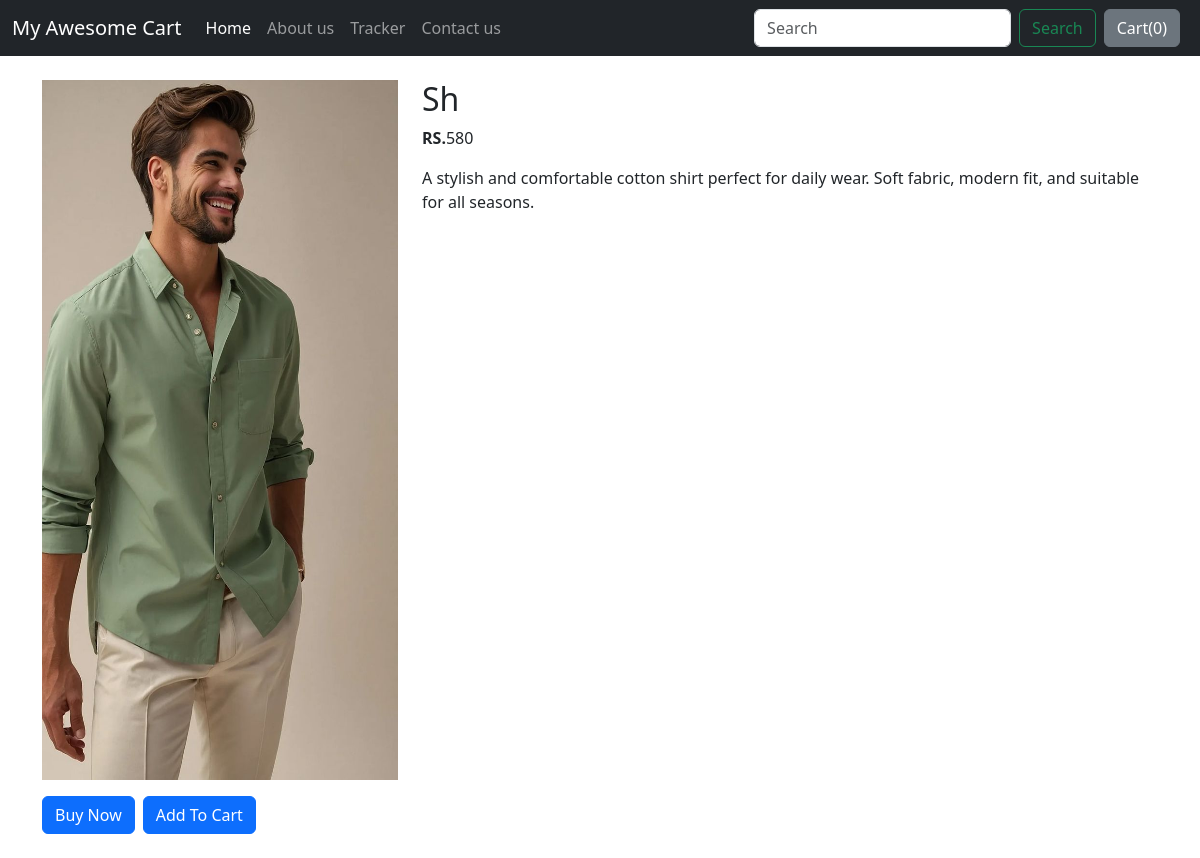
Page /shop/products/4 on the earlier database version.
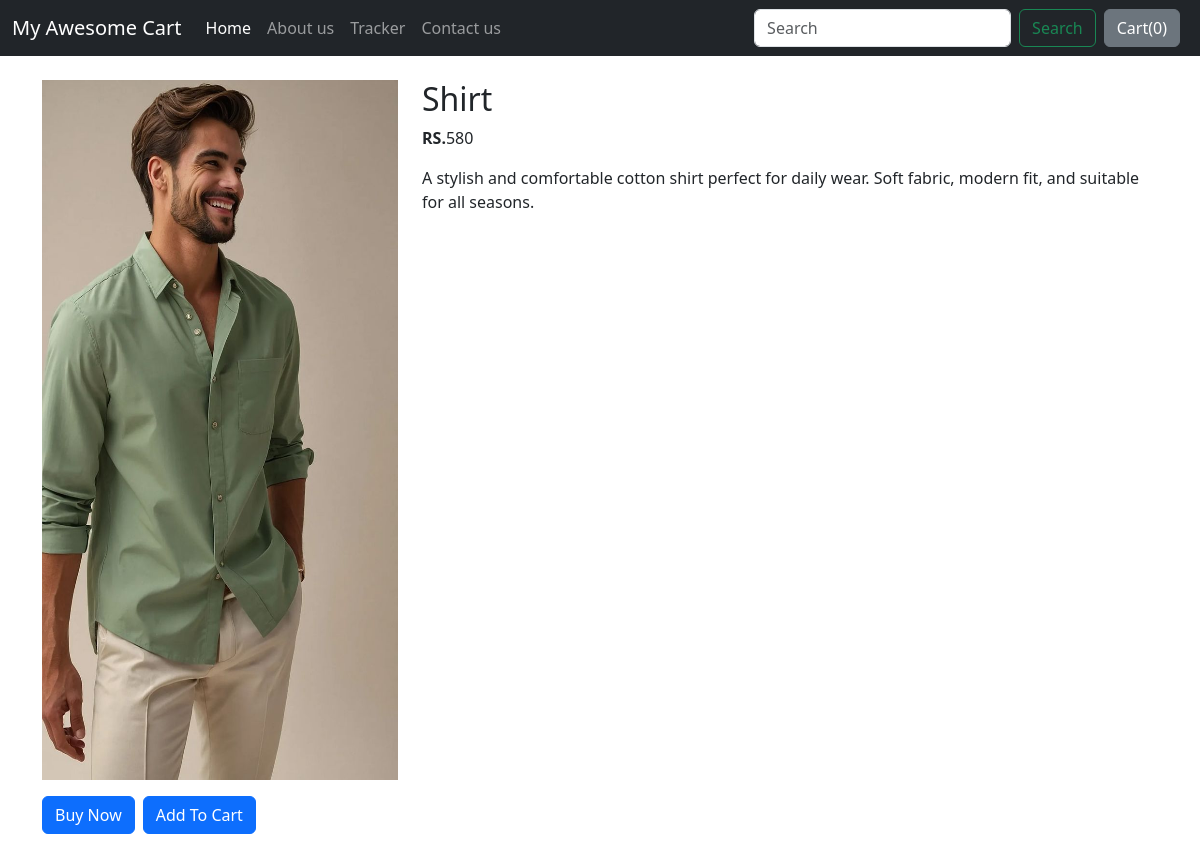
Same page on the later database version.
### shop/models.py (models this page shows)
class Product(models.Model):
    product_name = models.CharField(max_length=20)
    desc = models.CharField(max_length=1000)
    pub_date = models.DateField()
    category = models.CharField(max_length=50, default="")
    sub_category = models.CharField(max_length=50 , default="")
    price = models.IntegerField(default='0')
    image = models.ImageField(upload_to="shop/images" , default="")
    def __str__(self):
        return self.product_name

### shop/views.py (the view)
# urls.py: path('products/<int:id>' , views.productview , name="productview"),
def productview(request , id):
    product = Product.objects.filter(id = id)
    print(product)
    return render(request ,'shop/product.html' , {'product' : product[0]})

### shop/templates/shop/product.html (shortened to what this page needs)
{% extends 'shop/base.html' %}
{% block body%}
<div class="container my-4">
    <div class="row">
        <div class="col-md-4">
            <div class="row">
                <img src='{{ product.image.url }}' width="400" height="700 ">
            </div>
            <div class="row">
                <div class="d-flex gap-2 mt-3">
                    <button class="btn btn-primary">Buy Now</button>
                    <button class="btn btn-primary">Add To Cart</button>
                </div>
            </div>
        </div>
        <div class="col-md-8">
            <h2>{{product.product_name}}</h2>
            <p><b>RS.</b>{{product.price}}</p>
            <p>{{product.desc}}</p>
        </div>
    </div>
</div>
{% endblock %}

Differences in the rows shown:
changed Product: product_name "Sh" → "Shirt"
